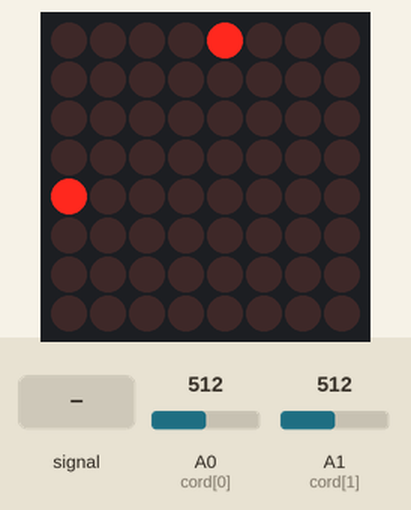
Bench run of a sketch on a simulated Arduino Uno, built with avr-gcc and run on an emulated ATmega328P. Parts: 8×8 LED matrix. Wiring (inferred from the names in the program): LED matrix (orientation assumed): rows pin 2, pin 7, pin 19, pin 5, pin 13, pin 18, pin 12, pin 16; columns pin 6, pin 11, pin 10, pin 3, pin 17, pin 4, pin 8, pin 9. The inputs (shaded band) are chosen by the test bench; at power-on: A1 (cord[1]) = 512, A0 (cord[0]) = 512. Random numbers use the default seed unless the sketch sets one.

Above: at 1.2 s.
1.3 s: A0 (cord[0]) fed a 200 Hz sine of ±460 counts around its level
At 1.9 s:
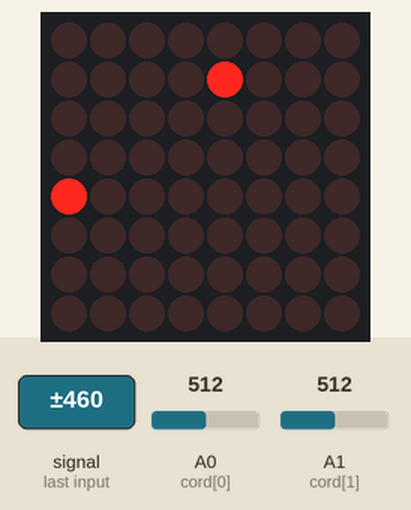
4.3 s: A1 (cord[1]) set to 271
7.3 s: A1 (cord[1]) set to 243
At 8.31 s:
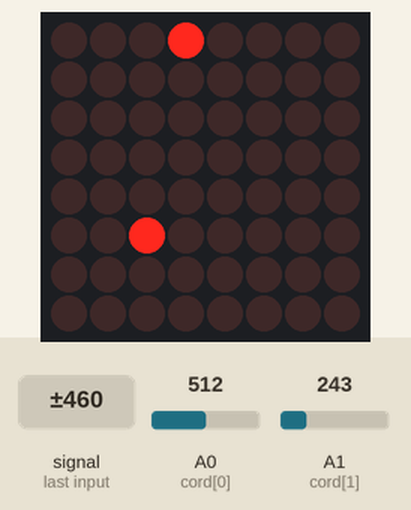
10.3 s: A1 (cord[1]) set to 900
At 13.2 s:
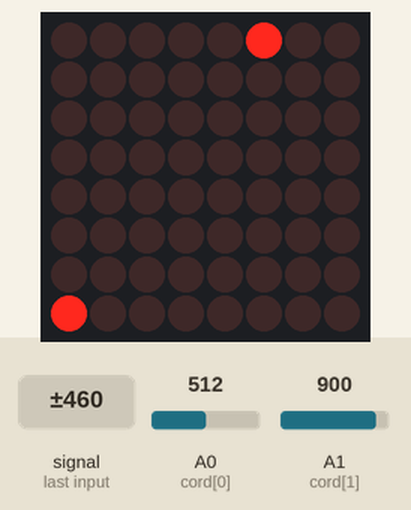
13.3 s: A1 (cord[1]) set to 716
At 16.8 s:
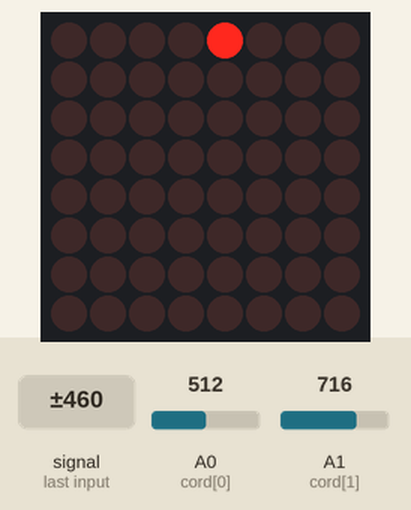
Timing chart, 0 to 18.3 s (numbered marks = the images above; inputs shaded):
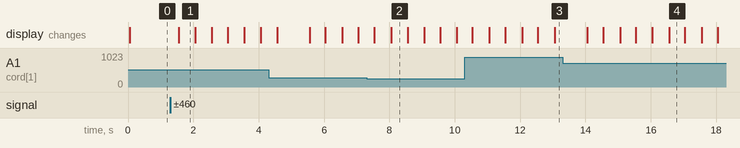

Measured:
- the behaviour switches between 256 and 255 on A1 (cord[1]) (found by bisection; images 1 and 2)
- after the input at 1.3 s, the display: changes after 0.26 s (image 1)
- what the display in image 1 shows lasts 0.5 s, from 1.6 s to 2.1 s

The sketch:

snake_on_led_matrix.ino
```cpp
#define NONE  0
#define UP    1
#define DOWN  2
#define LEFT  3
#define RIGHT 4

byte col = 0;
byte leds[8][8] = {
  {0, 0, 0, 0, 0, 0, 0, 0},
  {0, 0, 0, 0, 0, 0, 0, 0},
  {0, 0, 0, 0, 0, 0, 0, 0},
  {0, 0, 0, 0, 0, 0, 0, 0},
  {0, 0, 0, 0, 0, 0, 0, 0},
  {0, 0, 0, 0, 0, 0, 0, 0},
  {0, 0, 0, 0, 0, 0, 0, 0},
  {0, 0, 0, 0, 0, 0, 0, 0}
};

byte rows[8] = {2, 7, 19, 5, 13, 18, 12, 16};
byte cols[8] = {6, 11, 10, 3, 17, 4, 8, 9};
byte cord[2] = {A0, A1};

float stepSize = 180.0 / 1024.0;

const byte MAX_SNAKE_LENGTH = 30;
byte snakeX[MAX_SNAKE_LENGTH];
byte snakeY[MAX_SNAKE_LENGTH];
byte snakeLength = 1;

byte fruitX, fruitY;
unsigned long fruitPrevTime = 0;
unsigned long fruitBlinkTime = 3;
bool fruitLed = HIGH;

unsigned long prevTime = 0;
unsigned long delayTime = 500;

byte prevDirection = NONE;
byte nextDirection = NONE;

bool playerLost = false;
bool isMatrixClear = false;
byte showLoseTimes = 5;
byte showenLoseTimes = 0;


void setup()
{
  randomSeed(analogRead(0));

  for (int i = 0; i < 8; i++) {
    pinMode(cols[i], OUTPUT);
    pinMode(rows[i], OUTPUT);

    digitalWrite(cols[i], LOW);
    digitalWrite(rows[i], LOW);
  }

  initNewGame();
}


void loop()
{
  unsigned long currentTime = millis();

  if (!playerLost)
  {
    byte direction = getDirection();
    if (direction != NONE)
    {
      if (prevDirection == LEFT && direction == RIGHT) nextDirection = prevDirection;
      else if (prevDirection == RIGHT && direction == LEFT) nextDirection = prevDirection;
      else if (prevDirection == UP && direction == DOWN) nextDirection = prevDirection;
      else if (prevDirection == DOWN && direction == UP) nextDirection = prevDirection;
      else nextDirection = direction;
    }


    if (currentTime - prevTime >= delayTime)
    {
      nextstep();
      prevTime = currentTime;
    }

    if (!playerLost) draw();
  }
  else
  {
    if (currentTime - prevTime >= delayTime)
    {
      prevTime = currentTime;
      showenLoseTimes++;
      if (isMatrixClear)
      {
        clearMatrix();
        fillMatrix();
        isMatrixClear = false;
      }
      else
      {
        clearMatrix();
        isMatrixClear = true;
      }

      if (showenLoseTimes >= showLoseTimes)
        initNewGame();
    }
    displayMatrix();
  }
}

void initNewGame()
{
  showenLoseTimes = 0;
  playerLost = false;
  prevDirection = NONE;
  nextDirection = NONE;
  snakeLength = 1;
  snakeX[0] = 4;
  snakeY[0] = 7;
  makeFruit();
  for (int i = 1; i < MAX_SNAKE_LENGTH; i++)
    snakeX[i] = snakeY[i] = -1;
}

//------------
void drawSnake()
{
  for (int i = 0; i < snakeLength; i++)
  {
    byte x = snakeX[i];
    byte y = snakeY[i];
    leds[x][y] = 1;
  }
}

void drawFruit(){
  if(inPlayField(fruitX, fruitY)){
    unsigned long currenttime = millis();
    if(currenttime - fruitPrevTime >= fruitBlinkTime){
      fruitLed = !fruitLed;
      fruitPrevTime = currenttime;
    }
    leds[fruitX][fruitY] = fruitLed;
  }
}


void nextstep()
{
  for (int i = snakeLength - 1; i > 0; i--)
  {
    snakeX[i] = snakeX[i - 1];
    snakeY[i] = snakeY[i - 1];
  }

  switch (nextDirection)
  {
    case LEFT:
      snakeY[0] = snakeY[0] - 1;
      prevDirection = LEFT;
      break;
    case DOWN:
      snakeX[0] = snakeX[0] + 1;
      prevDirection = DOWN;
      break;
    case RIGHT:
      snakeY[0] = snakeY[0] + 1;
      prevDirection = RIGHT;
      break;
    case UP:
      snakeX[0] = snakeX[0] - 1;
      prevDirection = UP;
      break;
  }

  if (!inPlayField(snakeX[0], snakeY[0]))
  {
    playerLost = true;
    return;
  }

  if (isCrossing())
  {
    playerLost = true;
    return;
  }

  if((snakeX[0] == fruitX) && (snakeY[0] == fruitY))
  {
    if(snakeLength < MAX_SNAKE_LENGTH)
      snakeLength++;
    makeFruit();
  }
}

void clearMatrix()
{
  for (int i = 0; i < 8; i++)
    for (int j = 0; j < 8; j++)
      leds[i][j] = 0;
}

void fillMatrix()
{
  for (int i = 0; i < 8; i++)
  {
    leds[i][i] = 1;
    leds[i][7-i] = 1;
    for (int j = 0; j < 8; j++)
    {
      if (i == 0 || j == 0)
        leds[i][j] = 1;
      else if (i == 7 || j ==7)
        leds[i][j] = 1;
    }
  }
}

void draw()
{
  clearMatrix();
  drawSnake();
  drawFruit();
  displayMatrix();
}


boolean inPlayField(byte x, byte y)
{
  return (x>=0) && (x<8) && (y>=0) && (y<8);
}

void makeFruit()
{
  byte x = random(0, 8);
  byte y = random(0, 8);
  while(isPartOfSnake(x, y))
  {
    x = random(0, 8);
    y = random(0, 8);
  }
  fruitX = x;
  fruitY = y;
}


bool isCrossing()
{
  for (int i = 0; i < snakeLength; i++)
    for (int j = 0; j < snakeLength; j++)
      if (i != j)
        if (snakeX[i] == snakeX[j] && snakeY[i] == snakeY[j])
          return true;
  return false;
}


boolean isPartOfSnake(byte x, byte y)
{
  for(int i = 0; i < snakeLength - 1; i++)
    if((x == snakeX[i]) && (y == snakeY[i]))
      return true;
  return false;
}


void displayMatrix()
{
  digitalWrite(cols[col], HIGH);  // Turn whole previous column off
  col++;

  if (col == 8) col = 0;

  for (int row = 0; row < 8; row++)
    if (leds[col][7 - row] == 1)  digitalWrite(rows[row], HIGH);  // Turn on this led
    else  digitalWrite(rows[row], LOW); // Turn off this led

  digitalWrite(cols[col], LOW); // Turn whole column on at once (for equal lighting times)
}


byte getDirection()
{
  int xVal = analogRead(cord[0]);
  int yVal = analogRead(cord[1]);

  float xAngle = xVal * stepSize;
  float yAngle = yVal * stepSize;

  if ((xAngle >= 45) && (xAngle <= 135) && (yAngle <= 45))        return UP;
  else if ((xAngle >= 45) && (xAngle <= 135) && (yAngle >= 135))  return DOWN;
  else if ((yAngle >= 45) && (yAngle <= 135) && (xAngle <= 30))   return LEFT;
  else if ((yAngle >= 45) && (yAngle <= 135) && (xAngle >= 135))  return RIGHT;
  else return NONE;
}
```
